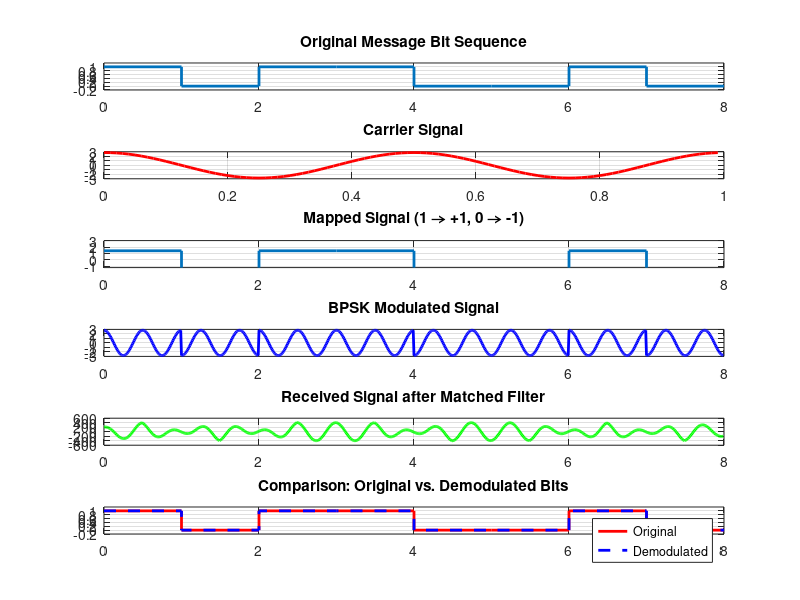

MATLAB code to generate this figure:
clc; 
clear; 
close all;

Tb = 1;                      
fc = 2;                      
fs = 100;                    
t = 0:1/fs:Tb-1/fs;          
A = sqrt(2/Tb);  
Eb = 2;

message = [1 0 1 1 0 0 1 0]; 
N = length(message);
t_total = 0:1/fs:N*Tb-1/fs;  

carrier = A * Eb * cos(2*pi*fc*t);  

mapped_signal = sqrt(Eb) * (2*message - 1); 

bpsk_signal = [];
for i = 1:N
    if message(i) == 1
        bpsk_signal = [bpsk_signal, carrier];
    else
        bpsk_signal = [bpsk_signal, -carrier];
    end
end

snr_db = 20; 
bpsk_signal_noisy = awgn(bpsk_signal, snr_db, 'measured');

matched_filter = fliplr(carrier);
received_signal = conv(bpsk_signal_noisy, matched_filter, 'same');


demodulated_bits = zeros(1, N);
for i = 1:N
    segment = received_signal((i-1)*fs+1:i*fs);
    correlation = sum(segment .* carrier);  
    demodulated_bits(i) = correlation > 0;   
end

figure;
subplot(6,1,1);
stairs([0:N]*Tb, [message message(end)], 'LineWidth', 2);
title('Original Message Bit Sequence'); ylim([-0.2 1.2]); grid on;

subplot(6,1,2);
plot(t, carrier, 'r', 'LineWidth', 2);
title('Carrier Signal'); grid on;

subplot(6,1,3);
stairs([0:N]*Tb, [mapped_signal mapped_signal(end)], 'LineWidth', 2);
title('Mapped Signal (1 → +1, 0 → -1)'); ylim([-1.2 3]); grid on;

subplot(6,1,4);
plot(t_total, bpsk_signal, 'b', 'LineWidth', 2);
title('BPSK Modulated Signal'); grid on;

subplot(6,1,5);
plot(t_total, received_signal, 'g', 'LineWidth', 2);
title('Received Signal after Matched Filter'); grid on;

subplot(6,1,6);
stairs([0:N]*Tb, [message message(end)], 'r', 'LineWidth', 2); hold on;
stairs([0:N]*Tb, [demodulated_bits demodulated_bits(end)], 'b--', 'LineWidth', 2);
title('Comparison: Original vs. Demodulated Bits'); ylim([-0.2 1.2]); grid on;
legend('Original', 'Demodulated');

disp('Original Message:');
disp(message);
disp('Demodulated Bits:');
disp(demodulated_bits);
ber = sum(demodulated_bits ~= message) / N;
disp(['Bit Error Rate (BER): ', num2str(ber)]);